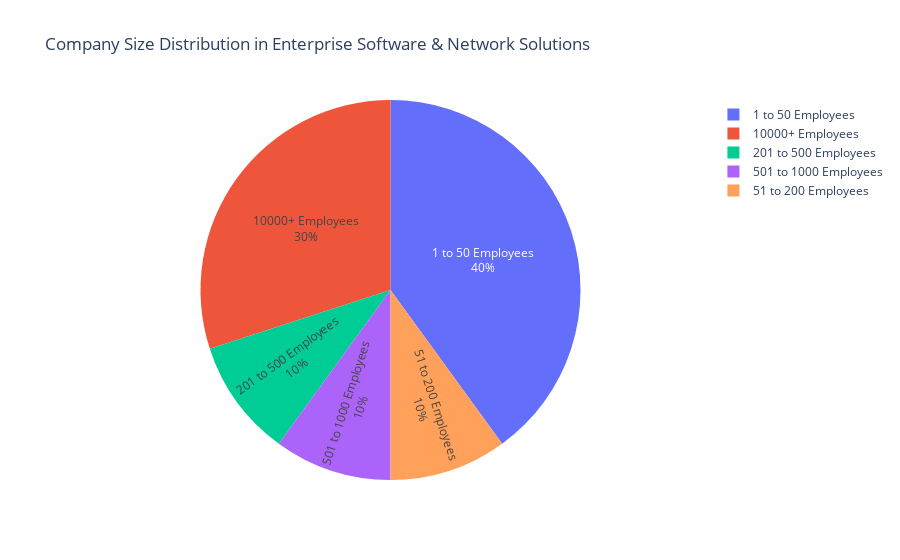
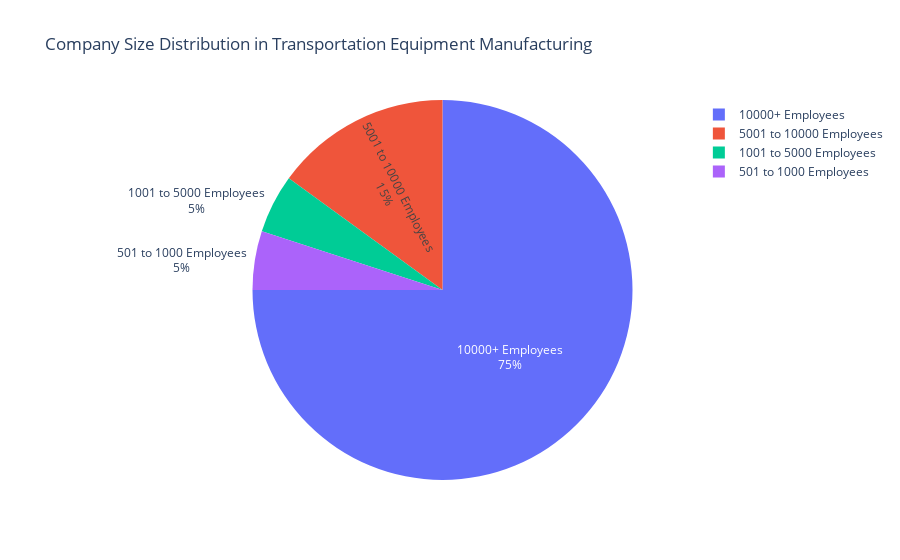
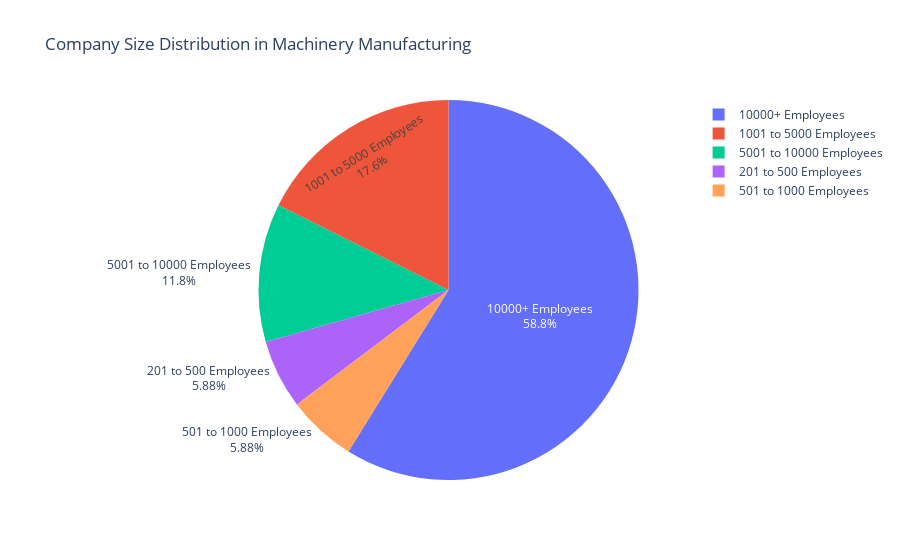
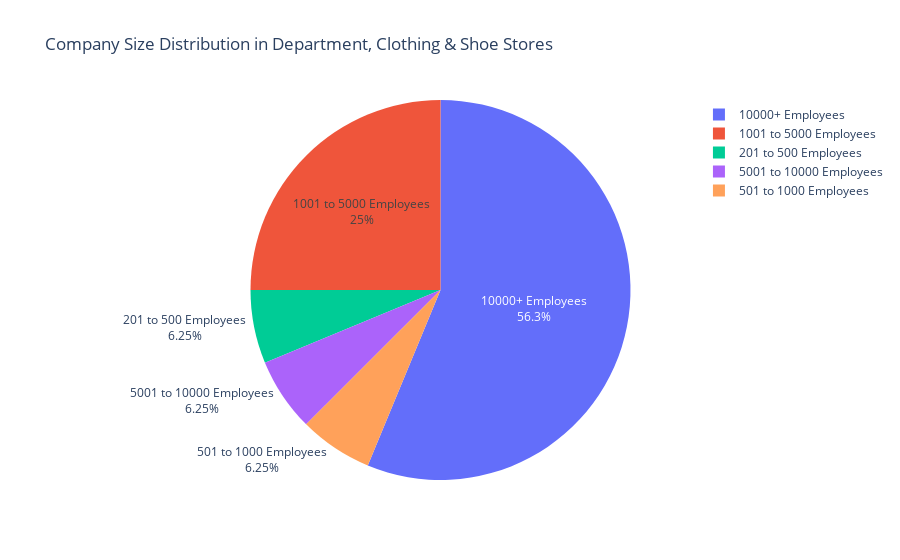

Write notebook code for charts like these, in order.
### Code cell
# Group the data by industry and size, and count the number of companies in each group
company_count_by_industry_size = data.groupby(['industry', 'size']).size().reset_index(name='count')

# Iterate over each unique industry
for industry in data['industry'].unique():
    # Filter the data for the current industry
    industry_data = company_count_by_industry_size[company_count_by_industry_size['industry'] == industry]
    
    # Create a pie chart for the size of companies within the industry
    fig = px.pie(industry_data, values='count', names='size', title=f"Company Size Distribution in {industry}",
                 hover_data=['count'], labels={'count': 'Count'})
    
    fig.update_traces(textinfo='percent+label')
    fig.show()
#clusters are supposed to have small and big companies. They play different roles in clusters and affect the cluster growth differently. Most clusters are diverse

### Figure 1 — Plotly figure (JSON) as saved in the notebook; plotly's stock layout.template omitted (floating-point values rounded to 4 significant figures)
{"data": [{"customdata": [[4], [3], [1], [1], [1]], "domain": {"x": [0, 1], "y": [0, 1]}, "hovertemplate": "size=%{label}<br>Count=%{customdata[0]}<extra></extra>", "labels": ["1 to 50 Employees", "10000+ Employees", "201 to 500 Employees", "501 to 1000 Employees", "51 to 200 Employees"], "legendgroup": "", "name": "", "showlegend": true, "textinfo": "percent+label", "type": "pie", "values": [4, 3, 1, 1, 1]}], "layout": {"legend": {"tracegroupgap": 0}, "title": {"text": "Company Size Distribution in Enterprise Software & Network Solutions"}}}

### Figure 2 — Plotly figure (JSON) as saved in the notebook; plotly's stock layout.template omitted (floating-point values rounded to 4 significant figures)
{"data": [{"customdata": [[15], [1], [3], [1]], "domain": {"x": [0, 1], "y": [0, 1]}, "hovertemplate": "size=%{label}<br>Count=%{customdata[0]}<extra></extra>", "labels": ["10000+ Employees", "1001 to 5000 Employees", "5001 to 10000 Employees", "501 to 1000 Employees"], "legendgroup": "", "name": "", "showlegend": true, "textinfo": "percent+label", "type": "pie", "values": [15, 1, 3, 1]}], "layout": {"legend": {"tracegroupgap": 0}, "title": {"text": "Company Size Distribution in Transportation Equipment Manufacturing"}}}

### Figure 3 — Plotly figure (JSON) as saved in the notebook; plotly's stock layout.template omitted (floating-point values rounded to 4 significant figures)
{"data": [{"customdata": [[10], [3], [1], [2], [1]], "domain": {"x": [0, 1], "y": [0, 1]}, "hovertemplate": "size=%{label}<br>Count=%{customdata[0]}<extra></extra>", "labels": ["10000+ Employees", "1001 to 5000 Employees", "201 to 500 Employees", "5001 to 10000 Employees", "501 to 1000 Employees"], "legendgroup": "", "name": "", "showlegend": true, "textinfo": "percent+label", "type": "pie", "values": [10, 3, 1, 2, 1]}], "layout": {"legend": {"tracegroupgap": 0}, "title": {"text": "Company Size Distribution in Machinery Manufacturing"}}}

### Figure 4 — Plotly figure (JSON) as saved in the notebook; plotly's stock layout.template omitted (floating-point values rounded to 4 significant figures)
{"data": [{"customdata": [[9], [4], [1], [1], [1]], "domain": {"x": [0, 1], "y": [0, 1]}, "hovertemplate": "size=%{label}<br>Count=%{customdata[0]}<extra></extra>", "labels": ["10000+ Employees", "1001 to 5000 Employees", "201 to 500 Employees", "5001 to 10000 Employees", "501 to 1000 Employees"], "legendgroup": "", "name": "", "showlegend": true, "textinfo": "percent+label", "type": "pie", "values": [9, 4, 1, 1, 1]}], "layout": {"legend": {"tracegroupgap": 0}, "title": {"text": "Company Size Distribution in Department, Clothing & Shoe Stores"}}}
